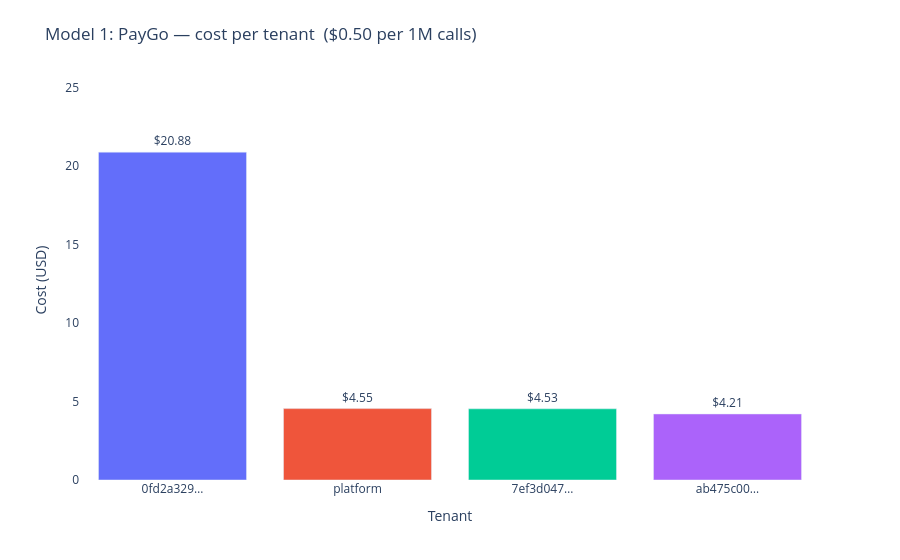

This figure's notebook cell:
### Markdown cell above
### Chart Guide

**Purpose:** Shows what each tenant would pay if billed purely on consumption at a fixed rate.
The most transparent and proportional billing model.

**Chart Attributes**

| | |
|---|---|
| **Chart type** | Vertical bar chart |
| **X axis** | Tenant |
| **Y axis** | Cost in USD |
| **Bar label** | Exact dollar amount |
| **Hover** | Full tenant ID + call count + cost |

**Insights:** Bar heights are directly proportional to usage — the same shape as 4.1.
The dominant consumer pays proportionally more. Unpredictable for tenants with variable workloads.
> Rate: **$0.50 per 1M calls** (configurable in Section 2).

### Code cell
if fig_42 is not None:
    fig_42.show()

### Figure 1 — Plotly figure (JSON) as saved in the notebook; plotly's stock layout.template omitted (floating-point values rounded to 4 significant figures)
{"data": [{"customdata": [["0fd2a329-b354-44ad-90e7-16f00fa85948", 41760886], ["platform", 9091133], ["7ef3d047-2729-402c-a956-3292c88329a7", 9068822], ["ab475c00-63cc-4b75-abcf-9c4513505e31", 8410921]], "hovertemplate": "<b>%{customdata[0]}</b><br>api_calls: %{customdata[1]:,.0f}<br>PayGo cost: $%{y:,.2f}<extra></extra>", "marker": {"color": ["#636EFA", "#EF553B", "#00CC96", "#AB63FA"]}, "text": ["$20.88", "$4.55", "$4.53", "$4.21"], "textposition": "outside", "type": "bar", "x": ["0fd2a329…", "platform", "7ef3d047…", "ab475c00…"], "y": [20.88, 4.546, 4.534, 4.205]}], "layout": {"margin": {"b": 80, "l": 80, "r": 80, "t": 80}, "plot_bgcolor": "white", "showlegend": false, "title": {"text": "Model 1: PayGo — cost per tenant  ($0.50 per 1M calls)"}, "xaxis": {"title": {"text": "Tenant"}}, "yaxis": {"range": [0, 25.47], "title": {"text": "Cost (USD)"}}}}
